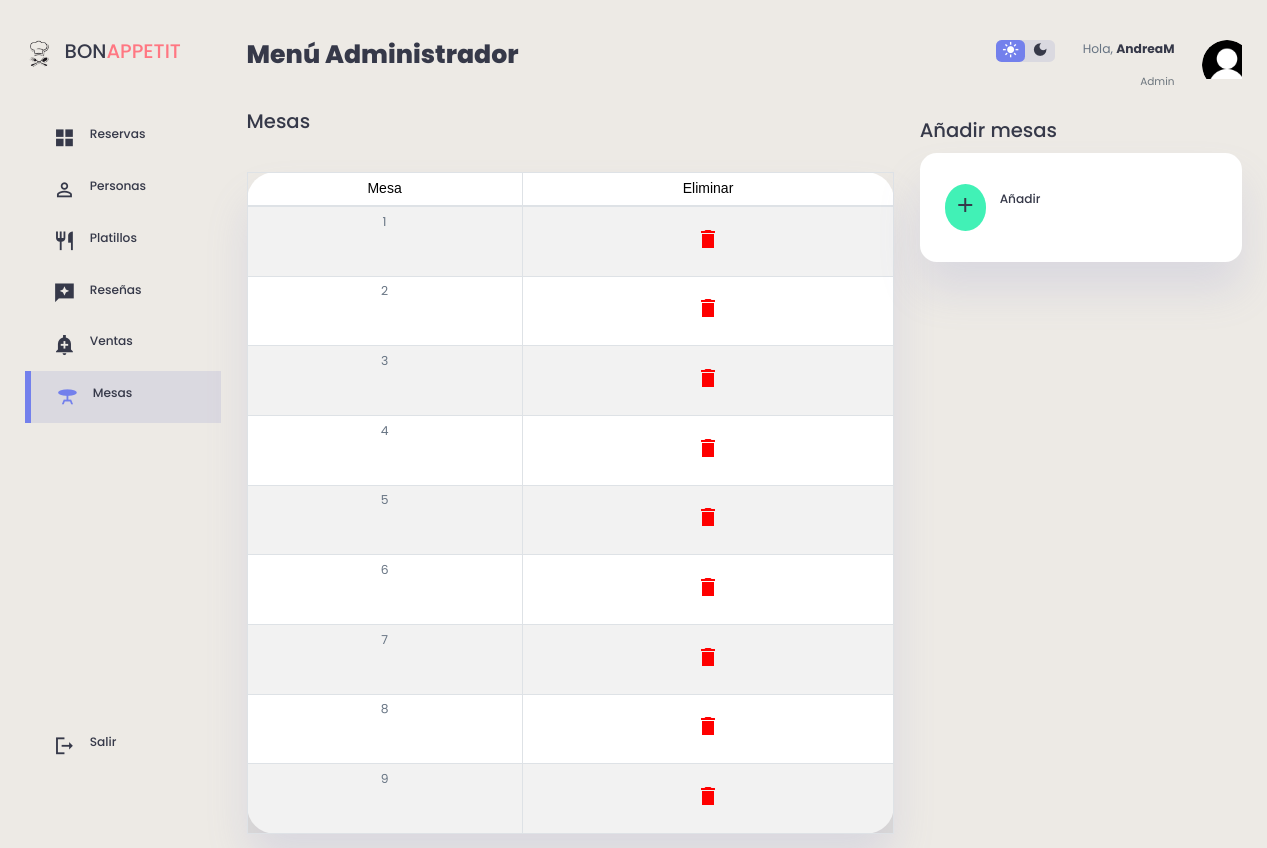
Screenshot of /mesas/mesa.php (signed in) with the database file from the repository.
### tables this page shows
CREATE TABLE `mesas` (
  `id_mesa` int(11) NOT NULL,
  `no_mesa` int(11) NOT NULL
);

### mesas/mesa.php (the view, shortened to what this page needs)
<?php
    include("../db/conexion.php");
    $datos= "SELECT * FROM mesas";
?>
<!DOCTYPE html>
<html lang="en">
<head>
    <link rel="stylesheet" href="https://cdnjs.cloudflare.com/ajax/libs/twitter-bootstrap/4.1.3/css/bootstrap.css">
    <link rel="stylesheet" href="https://cdn.datatables.net/1.10.20/css/dataTables.bootstrap4.min.css">
    <link rel="stylesheet"a href="../mesas/styleM.css">
</head>
<body>
    <div class="container1">
        <aside>
            <div class="top">
                 <div class="logo">
                       <img src="img/icon.png">
                       <h2>BON<span class="danger">APPETIT</span></h2>
                 </div>
            </div>
            <div class="sidebar">
                <a href="../admin/admin.php">
                     <span class="material-icons-sharp">grid_view</span>
                     <h3>Reservas</h3>
                </a>
                <a href="../clientes/clientes.php">
                    <span class="material-icons-sharp">person_outline</span>
                    <h3>Personas</h3>
               </a>
               <a href="../platillos/platillos.php">
                    <span class="material-icons-sharp">restaurant</span>
                    <h3>Platillos</h3>
               </a>
               <a href="../resenas/resenas.php">
                    <span class="material-icons-sharp">reviews</span>
                    <h3>Reseñas</h3>
                </a>
                <a href="../ventas/ventas.php">
                    <span class="material-icons-sharp">add_alert</span>
                    <h3>Ventas</h3>
                </a>
                <a href="../mesas/mesa.php" class="active">
                    <span class="material-icons-sharp">table_bar</span>
                    <h3>Mesas</h3>
                </a>
                <a href="../view/cerrar_sesion.php">
                    <span class="material-icons-sharp">logout</span>
                    <h3>Salir</h3>
                </a>
            </div>
        </aside>
        <main>
            <h1>Menú Administrador</h1>
            <br>
            <h2 style="margin-top: 15px">Mesas</h2>
            <div class="recent-orders">
            <table id="tablax" border="0" cellspacing="5" cellpadding="5" class="table table-striped table-bordered" style="width:100%" >
            <div class="container2" style="margin-top: 10px;padding: 5px">
                <thead>
                    <tr>
                            <td> <font face="Arial" style="color: var(--color-info-dark); font-size: 1rem;">Mesa</font> </td>
                            <td> <font face="Arial" style="color: var(--color-info-dark); font-size: 1rem;">Eliminar</font> </td>
                        </tr>
                    </thead>
                </div>
                    <tbody>
                    <?php foreach ($conexion -> query($datos) as $row) {
                        ?>
                                <tr>
                                    <td><p><?php echo $row['no_mesa'] ?></p></td>
                                    <th><a href="delete.php?id_mesa=<?php echo $row['id_mesa']?>"> <span class="material-icons-sharp" style="color: red;">delete</span> </a></th>
                                </tr>
                        <?php
                        }
                    ?>
                    </tbody>
                </table>
            </div>
        </main>
        <div class="right">
            <div class="top">
                <div class="theme-toggler">
                    <span class="material-icons-sharp active">light_mode</span>
                    <span class="material-icons-sharp">dark_mode</span>
                </div>
                <div class="profile">
                    <div class="info">
                        <p>Hola, <b><?php echo $_SESSION['usuario']; ?></b></p>
                        <small class="text-muted">Admin</small>
                    </div>
                    <div class="profile-photo">
                       <img src="./img/user.png">
                    </div>
                </div>
            </div>
            <div class="sales-analytics">
                <h2>Añadir mesas</h2>
                <div class="item customers">
                    <div class="icon">
                        <a href="../mesas/anadir.php"><span class="material-icons-sharp">add</span></a>
                    </div>
                    <div class="right">
                        <div class="info">
                            <h3>Añadir</h3>
                        </div>
                    </div>
                </div>
            </div>
        </div>
    </div>
</body>
</html>

### rows the page displays
mesas: no_mesa "1"
mesas: no_mesa "2"
mesas: no_mesa "3"
mesas: no_mesa "4"
mesas: no_mesa "5"
mesas: no_mesa "6"
mesas: no_mesa "7"
mesas: no_mesa "8"
mesas: no_mesa "9"

### other values shown
$_SESSION['usuario'] "AndreaM"
